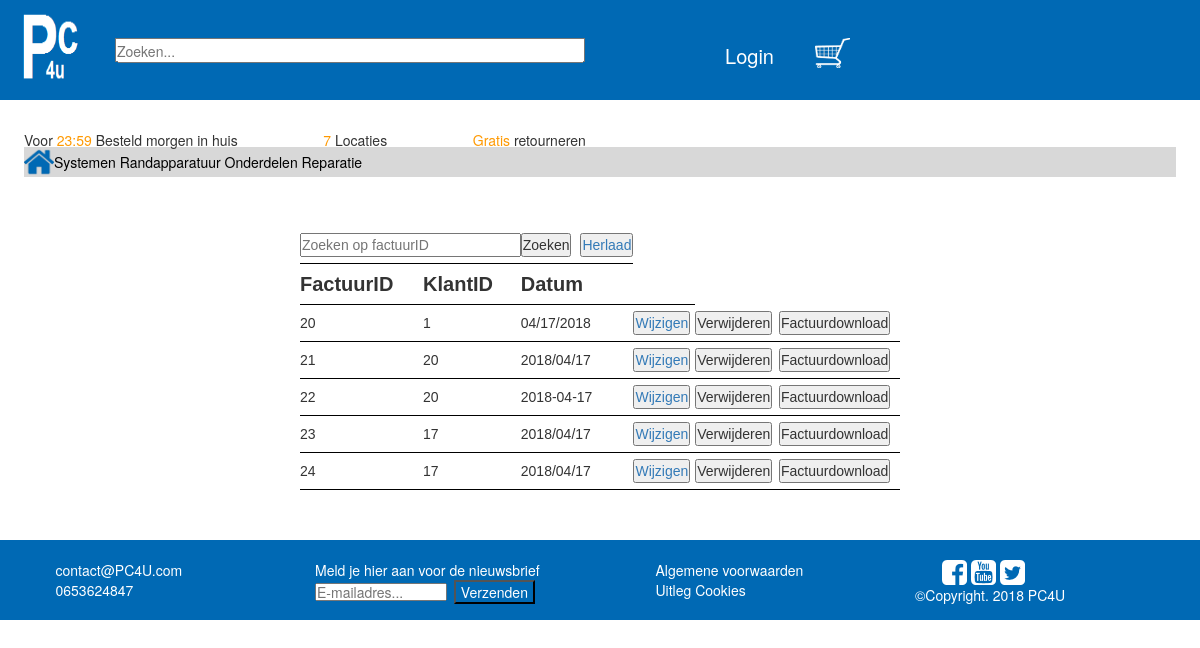
The page /bestellingBeheer.php on the database as committed earlier.
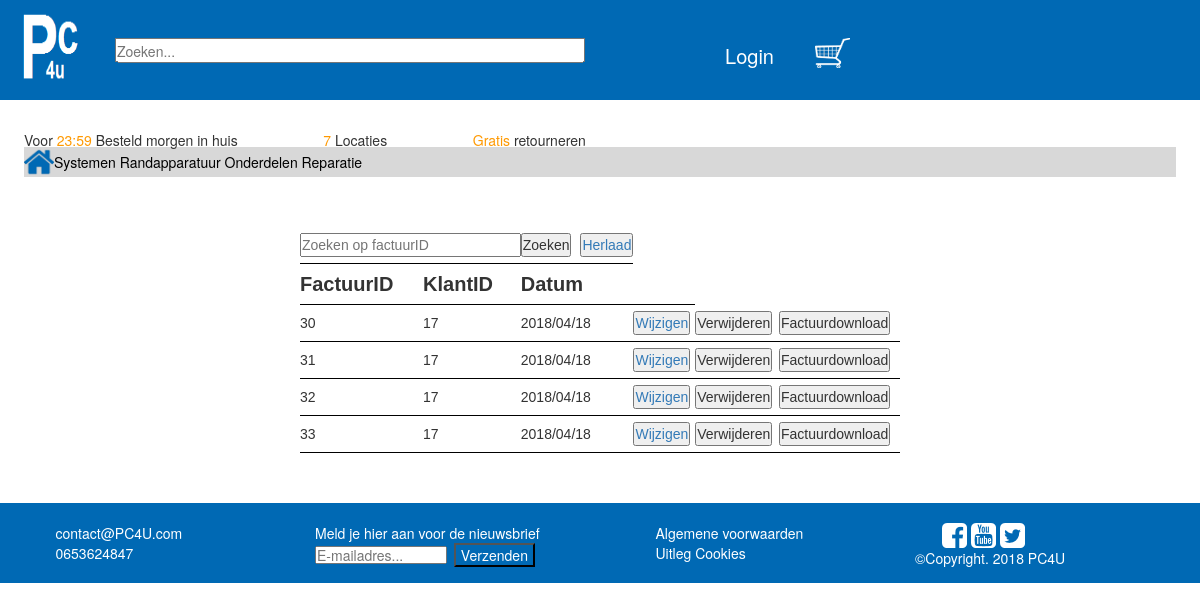
The same page on the database as committed later.
### tables this page shows
CREATE TABLE `factuur` (
  `ID` int(10) NOT NULL,
  `klantID` int(10) NOT NULL,
  `datum` varchar(20) NOT NULL
);

### bestellingBeheer.php (the view, shortened to what this page needs)
<?php
$conn = mysqli_connect("localhost", "root", "");
if(isset($_POST['zoekButton'])) {
    $query = mysqli_query($conn, "SELECT * FROM factuur WHERE ID = " . $_POST['zoekInput'] . " ");
} else {
    $query = mysqli_query($conn, "SELECT * FROM factuur");
}
?>
<!DOCTYPE html>
<html lang="en">
<head>
    <link rel="stylesheet" href="style/productBeheer.css">
</head>
<body>
<?php include_once("header/header.php") ?>
<div id="categorieBeheer">
    <table width="100%" style="margin: 0px auto;">
        <form method="POST" action="bestellingBeheer.php">
            <tr>
                <td colspan="2"><input id="zoekInput" style="width: 100%" type="text" name="zoekInput" placeholder="Zoeken op factuurID"> </td>
                <td><input type="submit" name="zoekButton" value="Zoeken"><a href="bestellingBeheer.php"> <input style="float: right;" type="button" value="Herlaad"></a> </td>
            </tr>
        </form>
        <tr id="tableHeader">
            <td style="padding-right: 20px;">FactuurID</td>
            <td style="padding-right: 20px;">KlantID</td>
            <td style="padding-right: 20px;">Datum</td>
            <td></td>
        </tr>
        <?php
        while($row = mysqli_fetch_assoc($query))
        {
            ?>
            <form method="POST" action="regelBeheer.php?id=<?php echo $row['ID']; ?>" >
                <tr>
                    <td><?php echo $row['ID'] ?></td>
                    <td><?php echo $row['klantID'] ?></td>
                    <td><?php echo $row['datum'] ?></td>
                    <td><a href="singleGebruiker.php?id=<?php echo $row['ID'] ?>"> <input type="submit" name="submit" value="Wijzigen"></a></td>
            </form>
            <form method="POST" action="bestellingBeheer.php?id=<?php echo $row['ID']; ?>">
                <td><input type="submit" name="delete" value="Verwijderen" ></td>
            </form>
			<form method="POST" action="factuurDownload.php?id=<?php echo $row['ID']; ?>">
                <td><input type="submit" name="delete" value="Factuurdownload" ></td>
            </form>
            <?php
        }
        ?>
    </table>
</div>
</body>
</html>

### header/header.php (shortened to what this page needs)
<html>
    <head>
        <link rel="stylesheet" type="text/css" href="style/bootstrap.min.css">
        <link rel="stylesheet" type="text/css" href="style/header.css">
    </head>
    <body>
        <div id="container">
            <div id="base">
                <div id="logo" class="col-lg-1 col-md-2 col-sm-2 col-xs-2">
                    <a href="homePage.php"><img src="images/logo.PNG"></a>
                </div>
                <div id="zoeken" class="col-lg-5 col-md-4 col-sm-4 col-xs-3">
                    <input type="text" placeholder="Zoeken...">
                </div>
                <div id="inloggen" class="col-lg-2 col-md-2 col-sm-2 col-xs-3">
                    <?php
                    if(isset($_SESSION['id']))
                    {?>
                        <div>
                            <button type="button" id="login" class="inloggentext">Account</button>
                        </div>
                        <div id="inlogform" class="hide">
                            <form action="HomePage.php" id="popForm" method="POST">
                                <div>
                                    <button style="margin:5px 5px 5px 5px; width:150px;" type="submit" name="uitloggen" class="btn btn-primary">Uitloggen</button>
                                    <a href="profiel.php"> <button style="margin:5px 5px 5px 5px; width:150px;" type="button" class="btn btn-primary">Mijn account</button></a>
                                    <?php
                                    if($_SESSION['functie'] == "administrator")
                                    {?>
                                        <a href="productBeheer.php"> <button style="margin:5px 5px 5px 5px; width:150px;" type="button" class="btn btn-primary">Product beheer</button></a>
                                        <a href="categorieen.php"> <button style="margin:5px 5px 5px 5px; width:150px;" type="button" class="btn btn-primary">Categorie beheer</button></a>
                                        <a href="gebruikersBeheer.php"> <button style="margin:5px 5px 5px 5px; width:150px;" type="button" class="btn btn-primary">Gebruikers beheer</button></a>
                                        <a href="reparaties.php"> <button style="margin:5px 5px 5px 5px; width:150px;" type="button" class="btn btn-primary">Reparaties</button></a>
                                    <?php }  ?>
                                </div>
                            </form>
                        </div>
                    <?php }
                    else
                    {?>
                        <div>
                            <button type="button" id="login" class="inloggentext">Login</button>
                        </div>
                    <?php }  ?>
                </div>
                <div id="winkelwagen"  class="col-lg-2 col-md-3 col-sm-3 col-xs-3">
                    <button class="winkelbutton">
                        <img src="images/winkelwagen.png">
                    </button>
                </div>
            </div>
            <div id="info">
                <p>Voor <span class="orange"> 23:59 </span> Besteld morgen in huis
                    <span class="space delete2">oooooooooo</span>
                    <span class="orange delete2">7 </span>
                    <span class="delete2">Locaties </span>
                    <span class="space delete2">oooooooooo</span> <span class="orange delete">Gratis </span> <span class="delete">retourneren</span>    </p>
            </div>
            <div id="catbalk">
                <div id="homeknop">
                    <img src="images/homeicon.png">
                </div>
                <div id="catlist">
                    <ul class="horizontallist">
                        <button class="button1"> Systemen </button>
                        <button class="button2"> Randapparatuur </button>
                        <button class="button3"> Onderdelen </button>
                        <a href="reparatie.php"> <button> Reparatie </button></a>
                    </ul>
                </div>
            </div>
        </div>
    </body>
</html>

### style/productBeheer.css (style rules this page uses)
* { margin: 0; padding: 0; box-sizing: border-box; }
#categorieBeheer { max-width: 1700px; margin: 0px auto; margin-bottom: 50px; margin-top: 50px; }
table { max-width: 600px; }
table tr>td:nth-child(1) { width: auto; }
#tableHeader { font-size: 20px; font-weight: bold; }
a { text-decoration: none; }
table td { font-family: sans-serif; border-bottom: solid black 1px; }
table td { padding: 6px 0; }
input { font-family: sans-serif; font-size: 16px; }
body { margin:0; font-family: sans-serif; padding: 0; }

### style/header.css (style rules this page uses)
body { margin:0; font-family: sans-serif; padding: 0; }
.space { color:white; }
.orange { color:#FF9900; }
#container { width:100%; height:177px; }
#base { background: #0069B4; width:100%; height: 100px; }
#logo { float:left; height:100%; background-color: inherit; }
#logo img { height:100%; width:100%; }
#zoeken { float:left; height:100%; background-color: inherit; }
#zoeken input { width:100%; height:25%; margin-top: 50px; transform: translateY(-50%); }
#inloggen { float:left; height:100%; margin-top: 5px; }
#inloggen button { border:0px; margin-right:10px; float:right; }
.inloggentext { margin-top:32px; text-align: center; font-size: 20px; color:white; width:30%; height:36px; line-height: normal; background-color: #0069B4; }
#winkelwagen { margin-top: 30px; float:left; height:45px; }
#winkelwagen img { width:35px; height:30px; }
#winkelwagen button { margin-top:5px; }
.winkelbutton { border:0px; font-size: 20px; background-color: #0069B4; display: table-cell; vertical-align: bottom; height:35px; }
#info { width:100%; height:15px; margin-left: 2%; margin-right: 2%; margin-top: 30px; }
#info p { font-size:14px; }
#catbalk { height:30px; margin-top:2px; width:96%; margin-left:2%; margin-right:2%; background-color:#D8D8D8; float:left; }
#homeknop { height:30px; width:30px; background-color: white; float:left; }
#homeknop img { height:30px; width:30px; float:left; }
#catlist { width:95%; height:30px; }
#catlist button { border:0px; color:black; background-color: inherit; margin-top:5px; }
.horizontallist { display:inline; padding:0px; }

### style/Footer.css (style rules this page uses)
#footer { width: 100%; height: 80px; background-color: rgba(0, 105, 180, 1); }
.footerText { color: white; font-size: 14px; }
#verzendKnop { background-color: rgba(0, 105, 180, 1); width: 30%; }
#emailForm { color:black; width:49%; height: 18px; margin-top: 3px; margin-right: 1%; }
.socialMedia { margin-left: 10%; }

Rows that differ between the two databases and show on the page:
removed factuur: ID "20", klantID "1", datum "04/17/2018"
removed factuur: ID "21", klantID "20", datum "2018/04/17"
removed factuur: ID "22", klantID "20", datum "2018-04-17"
removed factuur: ID "23", klantID "17", datum "2018/04/17"
removed factuur: ID "24", klantID "17", datum "2018/04/17"
added factuur: ID "30", klantID "17", datum "2018/04/18"
added factuur: ID "31", klantID "17", datum "2018/04/18"
added factuur: ID "32", klantID "17", datum "2018/04/18"
added factuur: ID "33", klantID "17", datum "2018/04/18"
